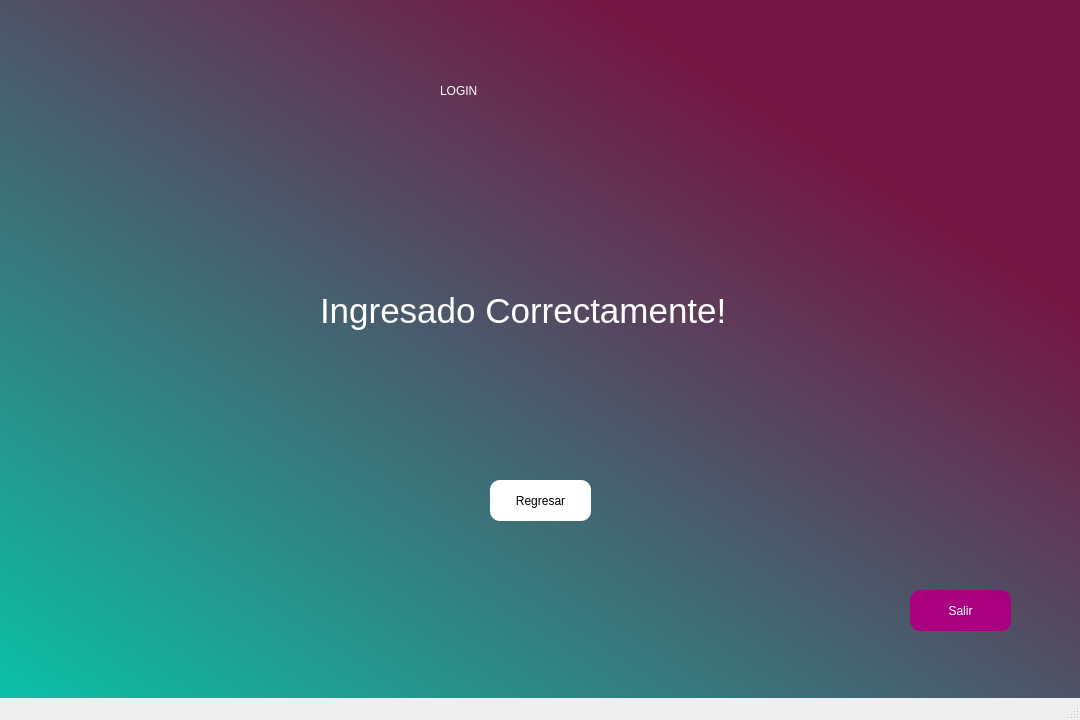
<?xml version="1.0" encoding="UTF-8"?>
<ui version="4.0">
 <class>MainWindow</class>
 <widget class="QMainWindow" name="MainWindow">
  <property name="geometry">
   <rect>
    <x>0</x>
    <y>0</y>
    <width>1080</width>
    <height>720</height>
   </rect>
  </property>
  <property name="minimumSize">
   <size>
    <width>1080</width>
    <height>720</height>
   </size>
  </property>
  <property name="maximumSize">
   <size>
    <width>1080</width>
    <height>720</height>
   </size>
  </property>
  <property name="windowTitle">
   <string>MainWindow</string>
  </property>
  <property name="styleSheet">
   <string notr="true">QWidget#centralwidget{
background-color: qlineargradient(spread:pad, x1:0, y1:1, x2:1, y2:0, stop:0 rgba(10, 193, 166, 255), stop:0.778409 rgba(117, 21, 67, 255));}</string>
  </property>
  <widget class="QWidget" name="centralwidget">
   <widget class="QLabel" name="label">
    <property name="geometry">
     <rect>
      <x>440</x>
      <y>40</y>
      <width>211</width>
      <height>101</height>
     </rect>
    </property>
    <property name="styleSheet">
     <string notr="true">font: 50pt  &quot;MS shell  Dlg 2&quot;;
color: #FFFFFF;

</string>
    </property>
    <property name="text">
     <string>LOGIN</string>
    </property>
   </widget>
   <widget class="QPushButton" name="pushButton">
    <property name="geometry">
     <rect>
      <x>490</x>
      <y>480</y>
      <width>101</width>
      <height>41</height>
     </rect>
    </property>
    <property name="styleSheet">
     <string notr="true">background-color: rgb(255, 255, 255);
color: black;
border-radius: 10px;
box-shadow: 5px 5px 15px -3px #000000;</string>
    </property>
    <property name="text">
     <string>Regresar</string>
    </property>
   </widget>
   <widget class="QPushButton" name="pushButton_2">
    <property name="geometry">
     <rect>
      <x>910</x>
      <y>590</y>
      <width>101</width>
      <height>41</height>
     </rect>
    </property>
    <property name="styleSheet">
     <string notr="true">background-color: rgb(170, 0, 127);
color: white;
border-radius: 10px;
</string>
    </property>
    <property name="text">
     <string>Salir</string>
    </property>
   </widget>
   <widget class="QLabel" name="label_2">
    <property name="geometry">
     <rect>
      <x>320</x>
      <y>270</y>
      <width>501</width>
      <height>81</height>
     </rect>
    </property>
    <property name="styleSheet">
     <string notr="true">font: 26pt ;
color: white;
</string>
    </property>
    <property name="text">
     <string>Ingresado Correctamente!</string>
    </property>
   </widget>
  </widget>
  <widget class="QMenuBar" name="menubar">
   <property name="geometry">
    <rect>
     <x>0</x>
     <y>0</y>
     <width>1080</width>
     <height>21</height>
    </rect>
   </property>
  </widget>
  <widget class="QStatusBar" name="statusbar"/>
 </widget>
 <resources/>
 <connections/>
</ui>
